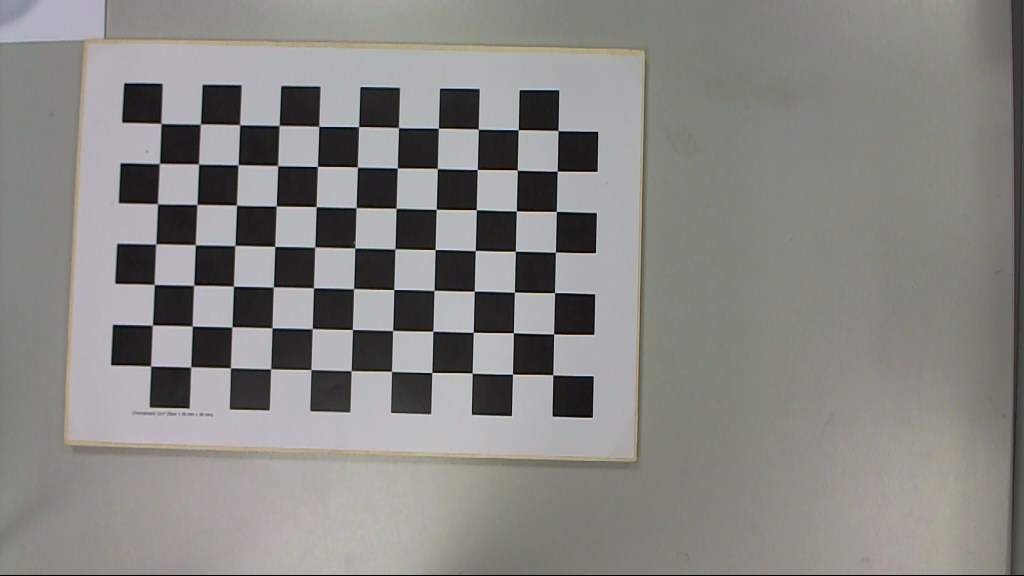
#> input picture calibration_images/archive/data/imgs/leftcamera/Im_L_1.png, 1024 x 576 px, found by its file name
$ python perspective_transform.py
#> lines starting #> are read from the running program, lines starting #| are printed output that depends on the picture; after the words box and inside, x2 and y2 are one past the last pixel; in counts of white or black regions, pixels touching at a corner belong together; long printed decimals are rounded
import cv2 as cv
import numpy as np
from pathlib import Path


# ============================================================
# SETTINGS
# ============================================================

PATTERN_SIZE = (7, 6)

INPUT_IMAGE = Path(
    "calibration_images/archive/data/imgs/leftcamera/Im_L_1.png"
)

OUTPUT_IMAGE = Path(
    "perspective_output.png"
)


# ============================================================
# FIND CHESSBOARD INTERNAL CORNERS
# ============================================================

def detect_chessboard(image):
    """
    Detect the internal chessboard corners.

    PATTERN_SIZE = (7, 6)
    means:
        7 corners horizontally
        6 corners vertically
    """

    gray = cv.cvtColor(image, cv.COLOR_BGR2GRAY)

    found, corners = cv.findChessboardCornersSB(
        gray,
        PATTERN_SIZE,
        flags=(
            cv.CALIB_CB_EXHAUSTIVE |
            cv.CALIB_CB_ACCURACY
        )
    )

    if not found:
        raise RuntimeError(
            "Chessboard corners could not be detected."
        )

    return corners


# ============================================================
# ARRANGE CORNERS INTO A 2D GRID
# ============================================================

def arrange_corners(corners):
    """
    Arrange the 42 detected chessboard corners
    into 6 rows × 7 columns using their image
    coordinates.
    """

    rows = PATTERN_SIZE[1]
    cols = PATTERN_SIZE[0]

    # Convert to (42, 2)
    points = corners.reshape(-1, 2)

    # ------------------------------------------------
    # Step 1: Sort all points according to Y
    # ------------------------------------------------

    points = points[
        np.argsort(points[:, 1])
    ]

    # ------------------------------------------------
    # Step 2: Split into 6 rows
    # ------------------------------------------------

    grid = points.reshape(
        rows,
        cols,
        2
    )

    # ------------------------------------------------
    # Step 3: Sort every row according to X
    # ------------------------------------------------

    for r in range(rows):

        grid[r] = grid[r][
            np.argsort(grid[r, :, 0])
        ]

    return grid.astype(np.float32)

    score_1 = grid_score(grid_1)
    score_2 = grid_score(grid_2)

    if score_1 <= score_2:
        grid = grid_1
    else:
        grid = grid_2

    return grid


# ============================================================
# FIND OUTER CORNERS
# ============================================================

def find_outer_corners(corners):
    """
    Estimate the four outer corners of the chessboard
    from the detected internal corners.
    """

    rows, cols = corners.shape[:2]

    # ------------------------------------------------
    # Create ideal chessboard coordinates
    # for the internal corners
    # ------------------------------------------------

    object_points = []

    for r in range(rows):

        for c in range(cols):

            object_points.append(
                [c, r]
            )

    object_points = np.float32(
        object_points
    )

    image_points = corners.reshape(
        -1,
        2
    ).astype(np.float32)

    # ------------------------------------------------
    # Calculate homography
    # ------------------------------------------------

    H, _ = cv.findHomography(
        object_points,
        image_points
    )

    if H is None:
        raise RuntimeError(
            "Could not calculate homography."
        )

    # ------------------------------------------------
    # Outer board coordinates
    # ------------------------------------------------

    outer_points = np.float32([
        [-1, -1],          # Top-left
        [cols, -1],        # Top-right
        [cols, rows],      # Bottom-right
        [-1, rows]         # Bottom-left
    ]).reshape(
        -1,
        1,
        2
    )

    # ------------------------------------------------
    # Convert ideal coordinates to image coordinates
    # ------------------------------------------------

    outer_corners = cv.perspectiveTransform(
        outer_points,
        H
    )

    return outer_corners.reshape(
        4,
        2
    )


# ============================================================
# PERSPECTIVE TRANSFORMATION
# ============================================================

def perspective_transform(
    image,
    corners,
    output_size=(800, 600)
):
    """
    Convert the chessboard into a bird's-eye view.
    """

    width, height = output_size

    destination_points = np.float32([
        [0, 0],
        [width - 1, 0],
        [width - 1, height - 1],
        [0, height - 1]
    ])

    matrix = cv.getPerspectiveTransform(
        corners.astype(np.float32),
        destination_points
    )

    warped = cv.warpPerspective(
        image,
        matrix,
        (width, height)
    )

    return warped


# ============================================================
# MAIN
# ============================================================

def main():

    # --------------------------------------------------------
    # Load image
    # --------------------------------------------------------

    image = cv.imread(
        str(INPUT_IMAGE)
    )
#> image is the input picture: shape (576, 1024, 3); mean B, G, R 131.2, 134.2, 135.4

    if image is None:

        raise FileNotFoundError(
            f"Could not load image:\n{INPUT_IMAGE}"
        )

    print(
        f"Image loaded: {image.shape}"
    )
#| Image loaded: (576, 1024, 3)

    # --------------------------------------------------------
    # Detect internal corners
    # --------------------------------------------------------

    corners = detect_chessboard(
        image
    )
#> in detect_chessboard, `found, corners = cv.findChessboardCornersSB( gray, PATTERN_SIZE, flags..`: found = True; corners = 42 rows, first 8: [150.6, 365.9], [152.3, 325.2], [154.1, 284.4], [155.7, 243.9], [157.4, 203.8], [159.3, 163.5], [160.8, 123.3], [230.3, 367.8]

    print(
        f"Detected {len(corners)} internal corners."
    )
#| Detected 42 internal corners.

    # --------------------------------------------------------
    # Arrange corners
    # --------------------------------------------------------

    grid = arrange_corners(
        corners
    )
#> in arrange_corners, `points = corners.reshape(-1, 2)`: points = 42 pairs, first value 150.6 to 558, second value 123.3 to 374.8

    print(
        "\nCorner grid:"
    )

    print(
        "Shape:",
        grid.shape
    )
#| Shape: (6, 7, 2)

    print(
        "Top-left:",
        grid[0, 0]
    )
#| Top-left: [159.258 163.501]

    print(
        "Top-right:",
        grid[0, -1]
    )
#| Top-right: [557.988 130.590]

    print(
        "Bottom-left:",
        grid[-1, 0]
    )
#| Bottom-left: [150.635 365.9313 ]

    print(
        "Bottom-right:",
        grid[-1, -1]
    )
#| Bottom-right: [553.6678  333.928]

    # --------------------------------------------------------
    # Find outer corners
    # --------------------------------------------------------

    outer_corners = find_outer_corners(
        grid
    )
#> in find_outer_corners, `image_points = corners.reshape( -1, 2 ).astype(np.float32)`: image_points has the same summary as points in arrange_corners
#> in find_outer_corners, `H, _ = cv.findHomography( object_points, image_points )`: H = [[66.17, 8.98, 131.2], [-5.48, 45.6, 148.5], [-0.000469, -0.0026, 1]]
#> in find_outer_corners, `outer_corners = cv.perspectiveTransform( outer_points, H )`: outer_corners = [[55.85, 108], [585.7, 64.53], [660.7, 391], [120.7, 434.1]]

    print(
        "\nEstimated OUTER corners:"
    )

    print(
        "Top-left:",
        outer_corners[0]
    )
#| Top-left: [ 55.846 108.0231 ]

    print(
        "Top-right:",
        outer_corners[1]
    )
#| Top-right: [585.7461  64.5275]

    print(
        "Bottom-right:",
        outer_corners[2]
    )
#| Bottom-right: [660.7232  391.045]

    print(
        "Bottom-left:",
        outer_corners[3]
    )
#| Bottom-left: [120.740 434.0999  ]

    # --------------------------------------------------------
    # Draw detected outer corners
    # --------------------------------------------------------

    debug_image = image.copy()

    for point in outer_corners:

        x, y = point.astype(int)

        cv.circle(
            debug_image,
            (x, y),
            8,
            (0, 0, 255),
            -1
        )
#> this loop made 4 passes
#> (point, x, y) on passes 1 to 4: ([55.85, 108], 55, 108), ([585.7, 64.53], 585, 64), ([660.7, 391], 660, 391), ([120.7, 434.1], 120, 434)
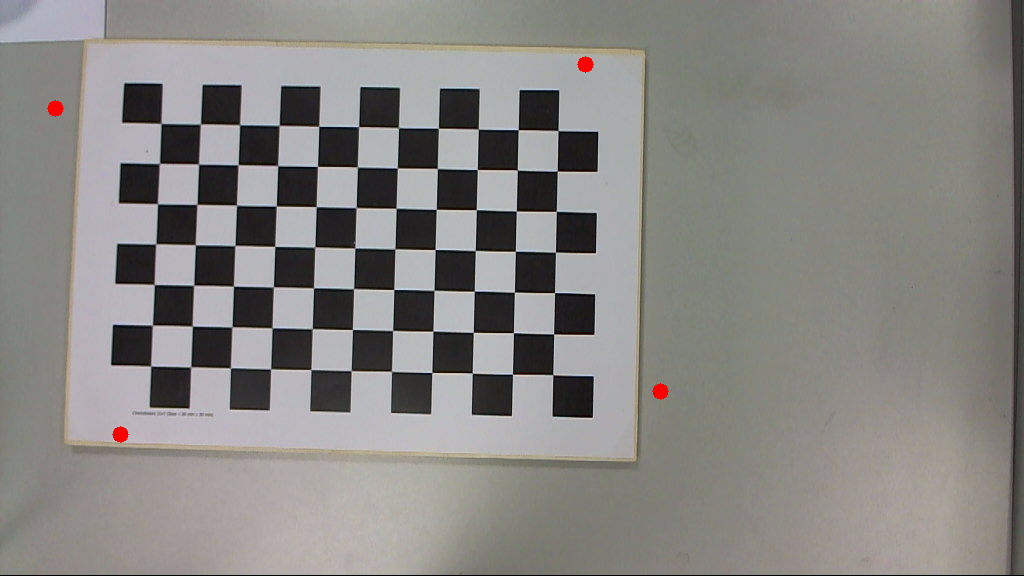
#> debug_image: shape (576, 1024, 3); 0.13% of pixels changed, all inside (x1, y1, x2, y2) = (47, 56, 669, 443)

    cv.imwrite(
        "detected_outer_corners.png",
        debug_image
    )

    # --------------------------------------------------------
    # Perspective transform
    # --------------------------------------------------------

    warped = perspective_transform(
        image,
        outer_corners,
        output_size=(800, 600)
    )
#> in perspective_transform, `matrix = cv.getPerspectiveTransform( corners.astype(np.float32), desti..`: matrix = [[1.5, -0.298, -51.49], [0.152, 1.85, -208.7], [1.16e-05, 5.48e-05, 1]]
#> in perspective_transform, `warped = cv.warpPerspective( image, matrix, (width, height) )`:
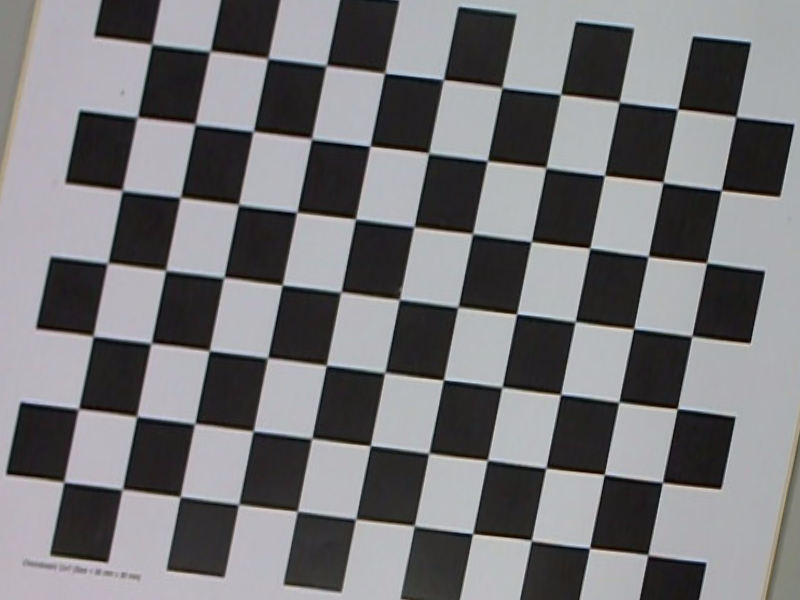
#> warped: shape (600, 800, 3); mean B, G, R 120.1, 117.7, 118.3

    # --------------------------------------------------------
    # Save result
    # --------------------------------------------------------

    cv.imwrite(
        str(OUTPUT_IMAGE),
        warped
    )

    print(
        f"\nPerspective image saved to:"
        f"\n{OUTPUT_IMAGE}"
    )

    # --------------------------------------------------------
    # Display
    # --------------------------------------------------------

    cv.imshow(
        "Original",
        image
    )

    cv.imshow(
        "Detected Outer Corners",
        debug_image
    )

    cv.imshow(
        "Perspective Transform",
        warped
    )

    cv.waitKey(0)
    cv.destroyAllWindows()


# ============================================================
# RUN
# ============================================================

if __name__ == "__main__":
    main()

$ run again, with calibration_images/archive/data/imgs/leftcamera/Im_L_11.png copied over calibration_images/archive/data/imgs/leftcamera/Im_L_1.png
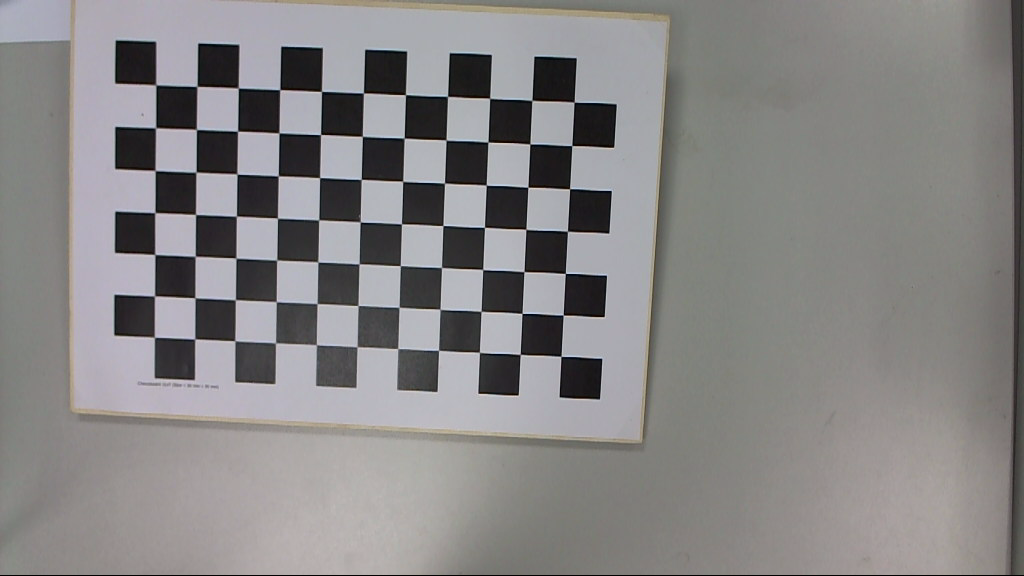
#> input picture calibration_images/archive/data/imgs/leftcamera/Im_L_11.png, 1024 x 576 px, found by its file name
#> in main, image is the input picture: shape (576, 1024, 3); mean B, G, R 133.3, 133.1, 134.9
#| Image loaded: (576, 1024, 3)
#> in detect_chessboard, `found, corners = cv.findChessboardCornersSB( gray, PATTERN_SIZE, flags..`: found = True; corners = 42 rows, first 8: [154.3, 337], [154.4, 295.9], [154.7, 254.4], [154.7, 212.6], [155, 170.5], [155.5, 127.8], [155.6, 84.78], [234.7, 340.9]
#| Detected 42 internal corners.
#> points = 42 pairs, first value 154.3 to 574, second value 84.78 to 356.3
#| Shape: (6, 7, 2)
#| Top-left: [155.463 127.829]
#| Top-right: [574.0024 101.9796]
#| Bottom-left: [154.343 337.020]
#| Bottom-right: [563.1081  315.025]
#> image_points has the same summary as points in arrange_corners
#> H = [[68.27, 12.82, 125.2], [-4.67, 50.46, 111.1], [-0.00315, 0.00621, 1]]
#> in find_outer_corners, `outer_corners = cv.perspectiveTransform( outer_points, H )`: outer_corners = [[44.29, 65.55], [607.5, 28.8], [669.8, 375.5], [128.7, 402.3]]
#| Top-left: [44.290 65.549 ]
#| Top-right: [607.4758    28.803]
#| Bottom-right: [669.8183 375.4768]
#| Bottom-left: [128.665 402.281]
#> the loop in main, `for point in outer_corners: ` made 4 passes
#> (point, x, y) on passes 1 to 4: ([44.29, 65.55], 44, 65), ([607.5, 28.8], 607, 28), ([669.8, 375.5], 669, 375), ([128.7, 402.3], 128, 402)
#> after the loop in main, `for point in outer_corners:`:
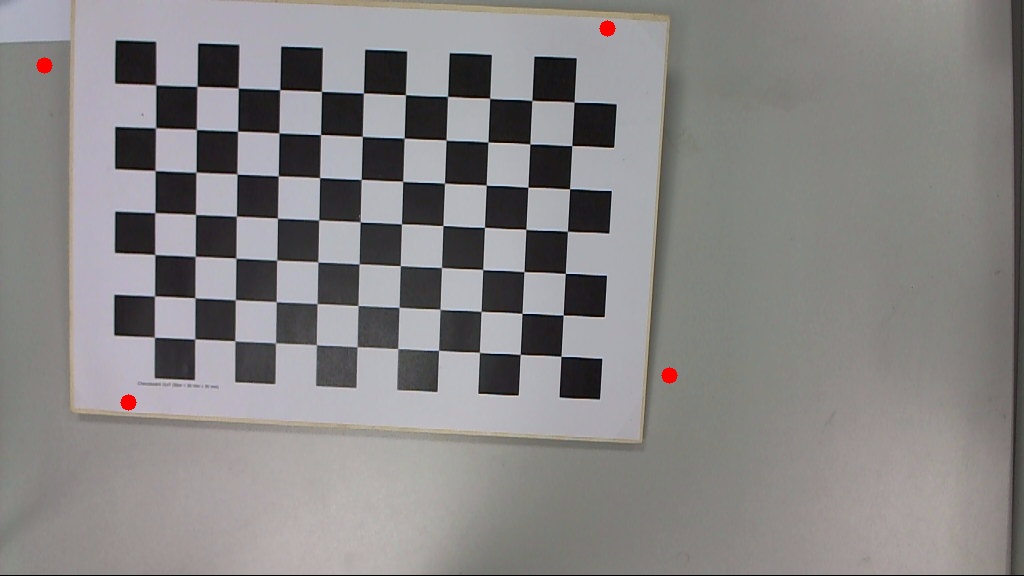
#> debug_image: shape (576, 1024, 3); 0.13% of pixels changed, all inside (x1, y1, x2, y2) = (36, 20, 678, 411)
#> matrix = [[1.42, -0.356, -39.63], [0.109, 1.67, -114], [3.71e-05, -0.000133, 1]]
#> in perspective_transform, `warped = cv.warpPerspective( image, matrix, (width, height) )`:
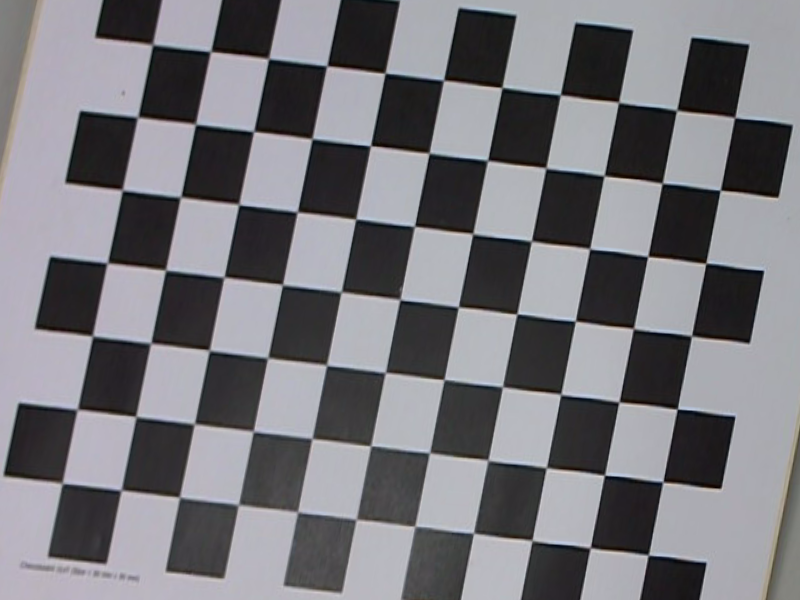
#> warped: shape (600, 800, 3); mean B, G, R 123.5, 118.4, 119.3

$ run again, with calibration_images/archive/data/imgs/leftcamera/Im_L_12.png copied over calibration_images/archive/data/imgs/leftcamera/Im_L_1.png
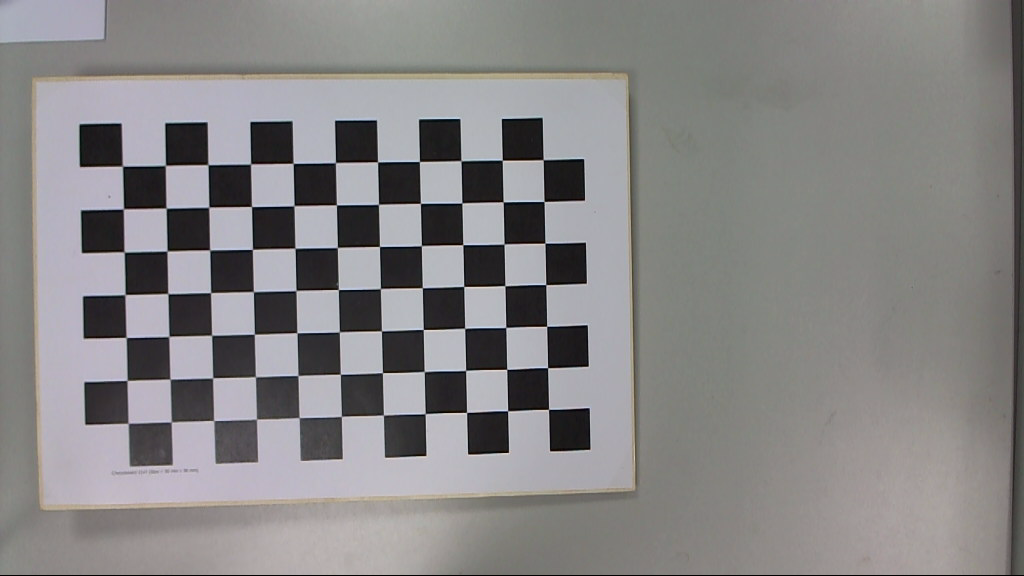
#> input picture calibration_images/archive/data/imgs/leftcamera/Im_L_12.png, 1024 x 576 px, found by its file name
#> in main, image is the input picture: shape (576, 1024, 3); mean B, G, R 133.2, 132.8, 134.5
#| Image loaded: (576, 1024, 3)
#> in detect_chessboard, `found, corners = cv.findChessboardCornersSB( gray, PATTERN_SIZE, flags..`: found = True; corners = 42 rows, first 8: [128.1, 423.1], [127, 380.2], [126.1, 337.4], [124.9, 294.7], [124, 251.9], [123.3, 208.9], [122.3, 165.9], [213.7, 420.4]
#| Detected 42 internal corners.
#> points = 42 pairs, first value 122.3 to 548.5, second value 159.7 to 423.1
#| Shape: (6, 7, 2)
#| Top-left: [122.284 165.936]
#| Top-right: [543.999   201.466]
#| Bottom-left: [126.960 380.241]
#| Bottom-right: [548.5439  409.295]
#> image_points has the same summary as points in arrange_corners
#> H = [[72.78, -10.96, 151.9], [6.71, 49.35, 150.2], [0.00434, 0.000375, 1]]
#> in find_outer_corners, `outer_corners = cv.perspectiveTransform( outer_points, H )`: outer_corners = [[90.51, 94.61], [652.7, 143.5], [576.8, 477.7], [13.42, 440.6]]
#| Top-left: [90.510  94.615]
#| Top-right: [652.725 143.518]
#| Bottom-right: [576.7955  477.721]
#| Bottom-left: [ 13.419 440.570 ]
#> the loop in main, `for point in outer_corners: ` made 4 passes
#> (point, x, y) on passes 1 to 4: ([90.51, 94.61], 90, 94), ([652.7, 143.5], 652, 143), ([576.8, 477.7], 576, 477), ([13.42, 440.6], 13, 440)
#> after the loop in main, `for point in outer_corners:`:
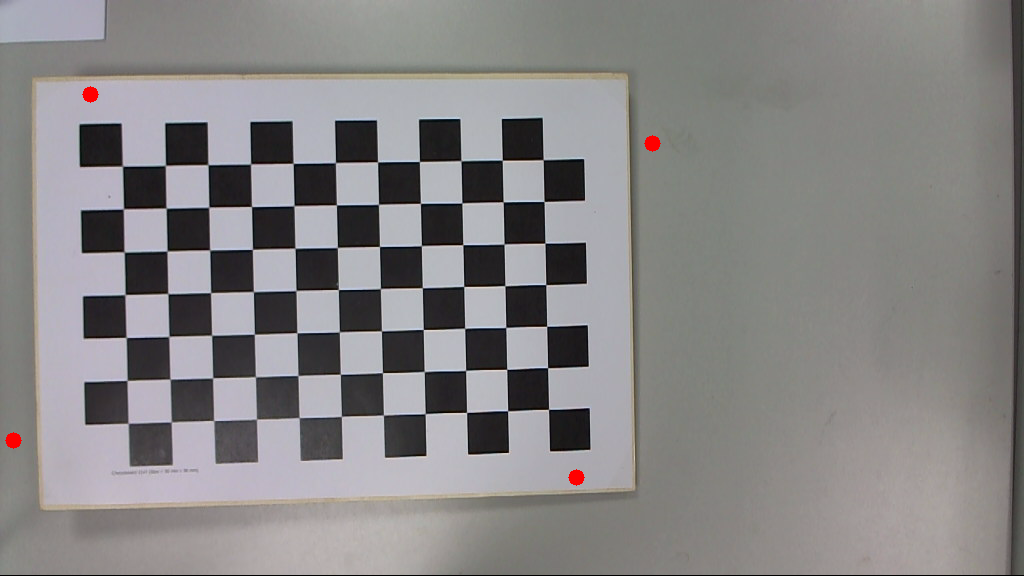
#> debug_image: shape (576, 1024, 3); 0.13% of pixels changed, all inside (x1, y1, x2, y2) = (5, 86, 661, 486)
#> matrix = [[1.34, 0.298, -149.3], [-0.146, 1.68, -145.9], [-5.77e-05, -2.04e-05, 1]]
#> in perspective_transform, `warped = cv.warpPerspective( image, matrix, (width, height) )`:
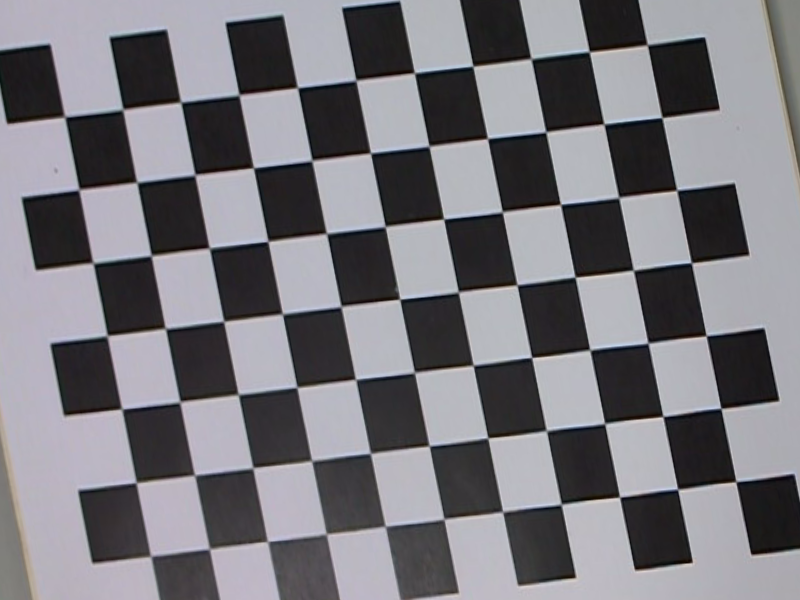
#> warped: shape (600, 800, 3); mean B, G, R 124.8, 119.1, 120.5
